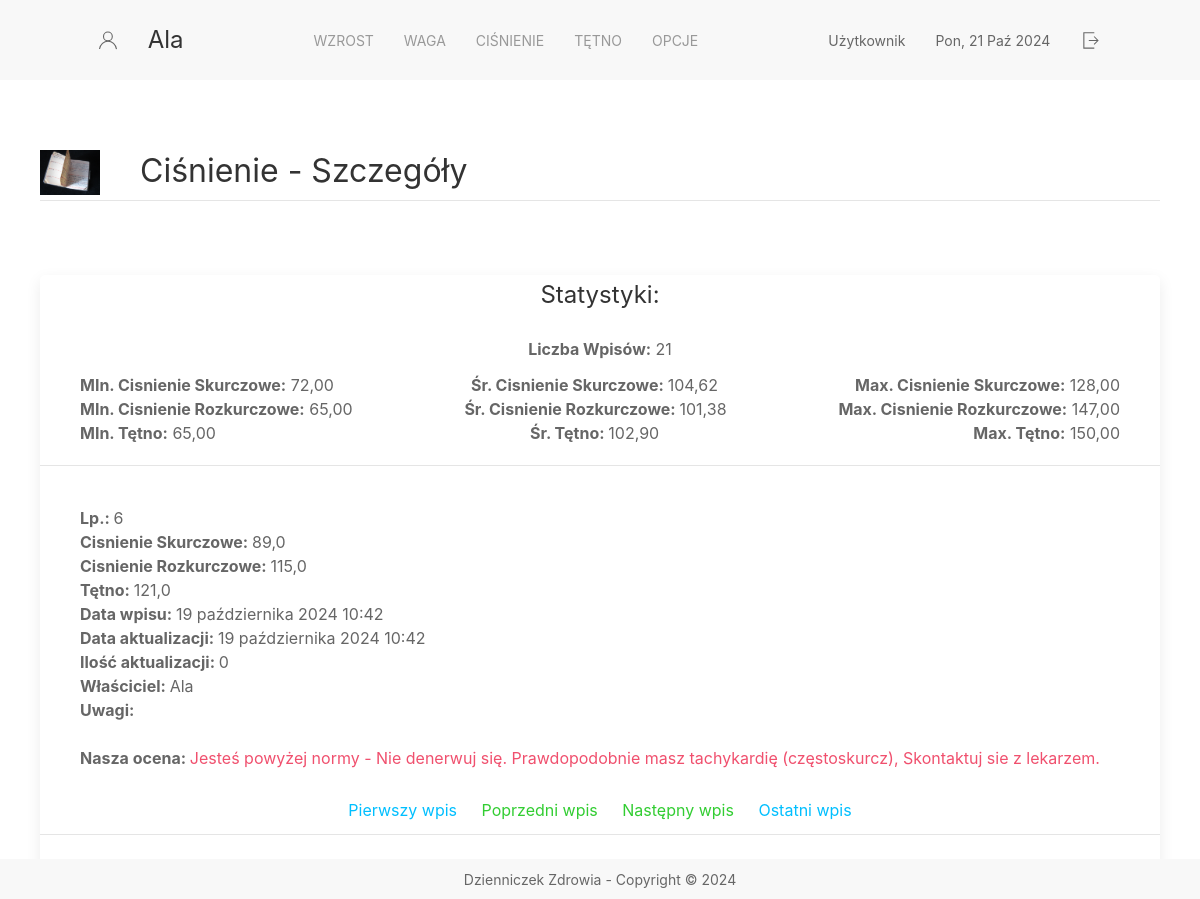
/pressures/details/12 (signed in), run on the app's committed database.
### app_pressure/models.py (models this page shows, shortened)
class Pressure(models.Model):
    shrink = models.DecimalField(max_digits=5, decimal_places=1,
                                 validators=[MinValueValidator(50), MaxValueValidator(200)])  # skurczowe
    diastole = models.DecimalField(max_digits=5, decimal_places=1,
                                   validators=[MinValueValidator(50), MaxValueValidator(150)])  # rozkurczowe
    pulse = models.DecimalField(max_digits=5, decimal_places=1,
                                validators=[MinValueValidator(40), MaxValueValidator(150)])
    creation_date = models.DateTimeField(validators=[validate_date])
    update_date = models.DateTimeField(auto_now=True, validators=[validate_date])
    cnt_modification = models.IntegerField(default=0)  # ilość modyfikacji wpisu
    comments = models.CharField(max_length=255, validators=[MaxLengthValidator(150)])
    owner = models.ForeignKey(User, on_delete=models.CASCADE)

### app_pressure/views.py (the view)
    def owner_view(request, id, *args, **kwargs):
        logged_user = request.user
        record_owner = Pressure.objects.get(pk=id).owner
        if logged_user == record_owner:
            return private_view(request, id, *args, **kwargs)
        else:
            return HttpResponseRedirect('/')

### app_pressure/views.py (called while the page is built)
def check_owner(private_view):
    def owner_view(request, id, *args, **kwargs):
        logged_user = request.user
        record_owner = Pressure.objects.get(pk=id).owner
        if logged_user == record_owner:
            return private_view(request, id, *args, **kwargs)
        else:
            return HttpResponseRedirect('/')
    return owner_view

### app_pressure/templates/app_pressure/pressure_details.html (shortened to what this page needs)
{% extends 'fragments/layout.html' %}
{% load static %}
{% block page_content %}
    <div class="container">
        <div class="uk-panel">
            <img class="uk-align-left uk-margin-remove-adjacent" src="{% static 'background.JPG' %}" width="60"
                 height="28" alt="info">
            <h2 class="uk-heading-divider" style="position: relative">Ciśnienie - Szczegóły</h2>
        </div>
        <div style="height: 50px"></div>
        <div class="uk-card uk-card-default uk-border-rounded">
            <div class="uk-card-header">
                <div>
                    <div class="uk-width-expand">
                        <h3 class="uk-card-title uk-position-relative uk-position-center">Statystyki:</h3>
                        <div class="uk-position-relative uk-position-center"><b> Liczba
                            Wpisów:</b> {{ shrink_statistical_data.shrink__count }}</div>
                        <div class="uk-flex uk-flex-between ">
                            <div><b> MIn. Cisnienie Skurczowe:</b> {{ shrink_statistical_data.shrink__min|floatformat:2 }}</div>
                            <div><b> Śr. Cisnienie Skurczowe: </b>{{ shrink_statistical_data.shrink__avg|floatformat:2 }}</div>
                            <div><b> Max. Cisnienie Skurczowe:</b> {{ shrink_statistical_data.shrink__max|floatformat:2 }}</div>
                        </div>
                        <div class="uk-flex uk-flex-between ">
                            <div><b> MIn. Cisnienie Rozkurczowe:</b> {{ diastole_statistical_data.diastole__min|floatformat:2 }}</div>
                            <div><b> Śr. Cisnienie Rozkurczowe: </b>{{ diastole_statistical_data.diastole__avg|floatformat:2 }}</div>
                            <div><b> Max. Cisnienie Rozkurczowe:</b> {{ diastole_statistical_data.diastole__max|floatformat:2 }}</div>
                        </div>
                        <div class="uk-flex uk-flex-between ">
                            <div><b> MIn. Tętno:</b> {{ pulse_statistical_data.pulse__min|floatformat:2 }}</div>
                            <div><b> Śr. Tętno: </b>{{ pulse_statistical_data.pulse__avg|floatformat:2 }}</div>
                            <div><b> Max. Tętno:</b> {{ pulse_statistical_data.pulse__max|floatformat:2 }}</div>
                        </div>
                    </div>
                </div>
            </div>
            <div class="uk-card-body">
                <span> <b>Lp.: </b> </span>
                <span> {{ number }} </span> <br>
                <span> <b>Cisnienie Skurczowe: </b> </span>
                <span>{{ pressure.shrink }}</span><br>
                <span> <b>Cisnienie Rozkurczowe: </b> </span>
                <span>{{ pressure.diastole }}</span><br>
                <span> <b>Tętno: </b> </span>
                <span>{{ pressure.pulse }}</span><br>
                <span> <b>Data wpisu: </b> </span>
                <span>{{ pressure.creation_date }}</span><br>
                <span> <b>Data aktualizacji: </b> </span>
                <span>{{ pressure.update_date }}</span><br>
                <span> <b>Ilość aktualizacji: </b> </span>
                <span>{{ pressure.cnt_modification }}</span><br>
                <span> <b>Właściciel: </b> </span>
                <span>{{ pressure.owner }}</span><br>
                <span class="uk-text-break"> <b>Uwagi: </b> </span>
                <br><br>
                <b>Nasza ocena: </b>
                {% if pressure.pulse > 100 %}
                    <span class="uk-text-danger"> Jesteś powyżej normy - Nie denerwuj się. </span>
                    <span class="uk-text-danger"> Prawdopodobnie masz tachykardię (częstoskurcz), Skontaktuj sie z lekarzem. </span>
                {% elif  pressure.pulse < 60  %}
                    <span class="uk-text-danger">  Jesteś powyżej normy - Nie denerwuj się.</span>
                    <span class="uk-text-danger">  Prawdopodobnie masz bradykardię, Skontaktuj sie z lekarzem. </span>
                {% else %}
                    <span class="uk-text-success"> Jesteś na dobrym poziomie - Tak trzymaj. </span>
                {% endif %}
            </div>
            <div class="uk-position-center uk-position-relative">
                <span>
                    {% if prev_view %}
                        <a href="{% url 'pressure_details_url' id=first_view.id %}" style="color: #00BFFF; margin-right: 20px">Pierwszy wpis</a>
                        <a href="{% url 'pressure_details_url' id=prev_view.id %}" style="color: #32CD32; margin-right: 20px">Poprzedni wpis</a>
                    {% endif %}
                </span>
                <span>
                    {% if next_view %}
                        <a href="{% url 'pressure_details_url' id=next_view.id %}" style="color: #32CD32">Następny wpis</a>
                        <a href="{% url 'pressure_details_url' id=last_view.id %}" style="color: #00BFFF; margin-left: 20px">Ostatni wpis</a>
                    {% endif %}
                </span>
            </div>
            <div class="uk-card-footer">
                <a href="/pressures"
                   class="uk-button uk-button-text uk-position-relative uk-position-top-center">Zamknij</a>
            </div>
        </div>
    </div>
{% endblock %}

### templates/fragments/menu.html (shortened to what this page needs)
<nav class="uk-navbar-container" uk-navbar uk-sticky>
    <div class="uk-navbar-center nav-overlay">
        <span class="uk-navbar-item" uk-icon="icon: user; ratio: 1" ></span>
        <a href="{% url 'home_url' %}" class="uk-navbar-item uk-logo" style="margin-right: 100px">
            {% if user.is_authenticated %}
                {{ user.get_username }}
            {% else %}
                Gość
            {% endif %}
        </a>
        <ul class="uk-navbar-nav">
            <li class="uk-parent"><a href="/growths/">Wzrost</a></li>
            <li class="uk-parent"><a href="/weights">Waga</a></li>
            <li class="uk-parent"><a href="/pressures/">Ciśnienie</a></li>
            <li class="uk-parent"><a href="/pulses/">Tętno</a></li>
            <li>
                <a href="#">Opcje</a>
            </li>
        </ul>
        <span class="uk-navbar-item" style="margin-left: 100px">
            {% if user.is_authenticated %}
                {% if user.is_superuser %}
                    Administrator
                {% else %}
                    Użytkownik
                {% endif %}
            {% else %}
                Gość
            {% endif %}
        </span>
        <span class="uk-navbar-item">{% now "D, d M Y" %}</span>
        {% if user.is_authenticated %}
            <form method="POST" action="{% url 'logout' %}">
                <button href="/" uk-icon="icon: sign-out; ratio: 1.1" uk-tooltip="Wyloguj"></button>
            </form>
     {% endif %}
    </div>
</nav>

### data on the page
Pressure: shrink "89,0", diastole "115,0", pulse "121,0", creation_date "19 października 2024 10:42", update_date "19 października 2024 10:42", cnt_modification "0", owner "Ala"

### other printed values
{{ user.get_username }} "Ala"
{{ shrink_statistical_data.shrink__count }} "21"
{{ shrink_statistical_data.shrink__min|floatformat:2 }} "72,00"
{{ shrink_statistical_data.shrink__avg|floatformat:2 }} "104,62"
{{ shrink_statistical_data.shrink__max|floatformat:2 }} "128,00"
{{ diastole_statistical_data.diastole__min|floatformat:2 }} "65,00"
{{ diastole_statistical_data.diastole__avg|floatformat:2 }} "101,38"
{{ diastole_statistical_data.diastole__max|floatformat:2 }} "147,00"
{{ pulse_statistical_data.pulse__min|floatformat:2 }} "65,00"
{{ pulse_statistical_data.pulse__avg|floatformat:2 }} "102,90"
{{ pulse_statistical_data.pulse__max|floatformat:2 }} "150,00"
{{ number }} "6"
